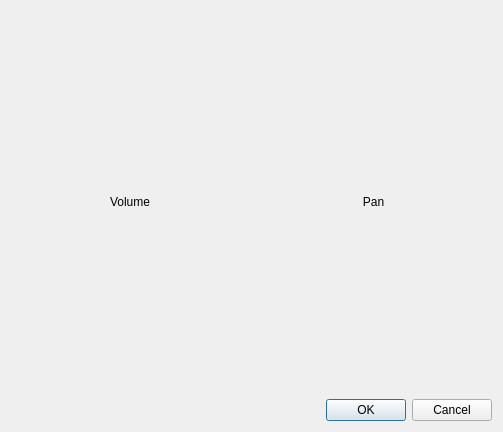
<?xml version="1.0" encoding="UTF-8"?>
<ui version="4.0">
 <class>MIDIMixer</class>
 <widget class="QDialog" name="MIDIMixer">
  <property name="geometry">
   <rect>
    <x>0</x>
    <y>0</y>
    <width>503</width>
    <height>432</height>
   </rect>
  </property>
  <property name="windowTitle">
   <string>MIDI mixer</string>
  </property>
  <layout class="QVBoxLayout" name="verticalLayout" stretch="0,1,0">
   <item>
    <layout class="QHBoxLayout" name="horizontalLayout">
     <item>
      <widget class="QLabel" name="label">
       <property name="text">
        <string>Volume</string>
       </property>
       <property name="alignment">
        <set>Qt::AlignCenter</set>
       </property>
      </widget>
     </item>
     <item>
      <widget class="QLabel" name="label_2">
       <property name="text">
        <string>Pan</string>
       </property>
       <property name="alignment">
        <set>Qt::AlignCenter</set>
       </property>
      </widget>
     </item>
    </layout>
   </item>
   <item>
    <layout class="QGridLayout" name="Mixer"/>
   </item>
   <item>
    <widget class="QDialogButtonBox" name="buttonBox">
     <property name="orientation">
      <enum>Qt::Horizontal</enum>
     </property>
     <property name="standardButtons">
      <set>QDialogButtonBox::Cancel|QDialogButtonBox::Ok</set>
     </property>
    </widget>
   </item>
  </layout>
 </widget>
 <resources/>
 <connections>
  <connection>
   <sender>buttonBox</sender>
   <signal>accepted()</signal>
   <receiver>MIDIMixer</receiver>
   <slot>accept()</slot>
   <hints>
    <hint type="sourcelabel">
     <x>248</x>
     <y>254</y>
    </hint>
    <hint type="destinationlabel">
     <x>157</x>
     <y>274</y>
    </hint>
   </hints>
  </connection>
  <connection>
   <sender>buttonBox</sender>
   <signal>rejected()</signal>
   <receiver>MIDIMixer</receiver>
   <slot>reject()</slot>
   <hints>
    <hint type="sourcelabel">
     <x>316</x>
     <y>260</y>
    </hint>
    <hint type="destinationlabel">
     <x>286</x>
     <y>274</y>
    </hint>
   </hints>
  </connection>
 </connections>
</ui>
